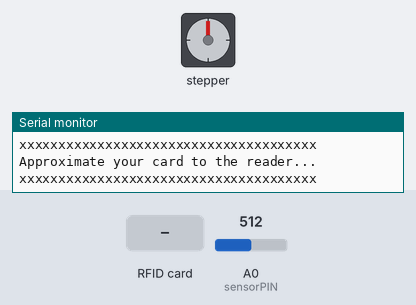
The sketch below on a simulated Arduino Mega 2560, built with avr-gcc and run on an emulated ATmega2560. Shown: stepper motor, the last lines printed to the serial monitor. The test bench sets the inputs (shaded band); at power-on: A0 (sensorPIN) = 512. Stepper angles assume 2048 steps per turn.

Above: at 1.2 s.
1.3 s: RFID card 42 1E A0 49 held to the reader
At 1.76 s:
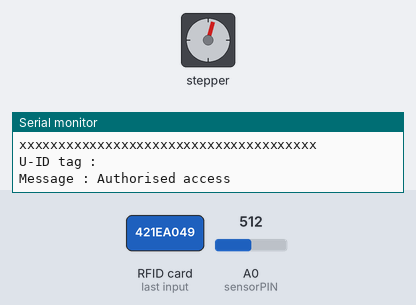
At 4.1 s:
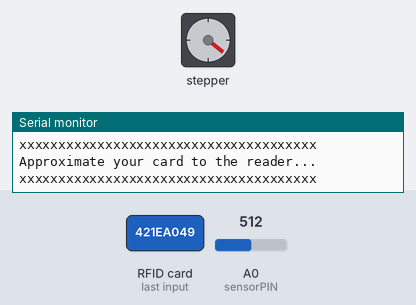
4.3 s: RFID card 42 1E A0 49 held to the reader
At 5.8 s:
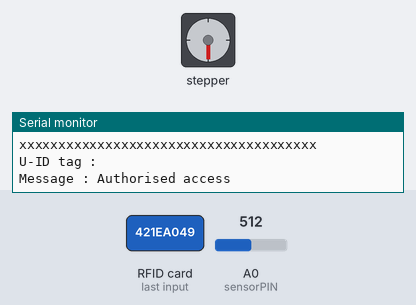
Timing chart, 0 to 7.3 s (numbered marks = the images above; inputs shaded):
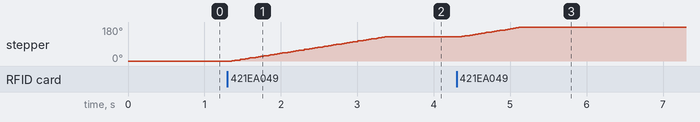

Measured:
- after the input at 1.3 s, stepper: turns 129° clockwise in 2.0 s, starting after 0.06 s
- after the input at 4.3 s, stepper: turns 51° clockwise in 0.78 s, starting after 0.07 s

The sketch:

PROTO_MAIN_Program.ino
```cpp
#include <pt.h>
#include <SPI.h>
#include <MFRC522.h>
#include <Stepper.h>

   // Motor Driver
#define motorPin1  44      // IN1 on the ULN2003 driver
#define motorPin2  45      // IN2 on the ULN2003 driver
#define motorPin3  46     // IN3 on the ULN2003 driver
#define motorPin4  47     // IN4 on the ULN2003 driver
    // Pot analog pin
#define sensorPIN A0

 // LED pins
#define LED1 5 // green
#define LED2 6 // red
#define LED3 7 // Any color

   // RFID SPI pins
#define SS_PIN 53
#define RST_PIN 9
MFRC522 mfrc522(SS_PIN, RST_PIN);

static struct pt pt1, pt2;

const int stepsPerRevolution = 32;

Stepper myStepper(stepsPerRevolution, motorPin1, motorPin3, motorPin2, motorPin4);

volatile int currentStep = 0;

//volatile unsigned long distance = 0; // Sonar distance

String content = ""; // Card ID content

bool auth_value = false;

unsigned int time2read;

// Motor rotating protothread function
static int pot2step(struct pt *pt) {

  PT_BEGIN(pt);
  while(1) {

      PT_YIELD_UNTIL(pt, auth_value == true);

      int newStep = map(analogRead(sensorPIN), 0, 1023, 0, 2047); // Mapped step Read Pot
      int changeStep = newStep - currentStep;

      if(newStep != currentStep && abs(changeStep) > 4 ) {  // Reduse Motor noise 4 step gap
        changeStep = constrain(changeStep, -32, 32); // Contrain into -32 - +32 the value
        myStepper.step(changeStep);
        currentStep += changeStep;
      }

    PT_YIELD(pt); // Let the other threads work

  }
  PT_END(pt);

}
static int proto_RFID522(struct pt *pt) {

  PT_BEGIN(pt);
  while(1) {
            Serial.println("Approximate your card to the reader...");
            Serial.println("xxxxxxxxxxxxxxxxxxxxxxxxxxxxxxxxxxxxxx");

            // Locked state
            digitalWrite(LED1, LOW);
            digitalWrite(LED2, LOW);
            digitalWrite(LED3, HIGH);

            content = "";
            auth_value = false;

            if ( !mfrc522.PICC_IsNewCardPresent())
                return 0;

            if ( !mfrc522.PICC_ReadCardSerial() )
                return 0;

            //mfrc522.PICC_DumpToSerial(&(mfrc522.uid));

            Serial.print("U-ID tag :");
            for (byte i = 0; i < mfrc522.uid.size; i++)
            {
                content.concat(String(mfrc522.uid.uidByte[i] < 0x10 ? " 0" : " "));
                content.concat(String(mfrc522.uid.uidByte[i], HEX));
            }
            Serial.println();
            Serial.print("Message : ");
            content.toUpperCase();

            // Access granted here
            if (content.substring(1) == "42 1E A0 49") // Access UID number
            {
                auth_value = true;
                Serial.println("Authorised access");
                Serial.println();
                digitalWrite(LED1, HIGH);
                digitalWrite(LED2, LOW);
                digitalWrite(LED3, LOW);
            }
            else {
                auth_value = false;
                Serial.println(" Access denied ");
                digitalWrite(LED1, LOW);
                digitalWrite(LED2, HIGH);
                digitalWrite(LED3, LOW);
            }

            //Serial.println(content.substring(1));
            time2read = millis() + 2000;
            PT_YIELD_UNTIL(pt, millis() >= time2read);
            //PT_YIELD_TIME_msec(2000); // 2 Seconds
            //PT_YIELD(pt);
        }

  PT_END(pt);
}

void setup()
{
  //Initialize the PThreads
  PT_INIT(&pt1);
  PT_INIT(&pt2);

  Serial.begin(9600);

  SPI.begin();
  mfrc522.PCD_Init();

  myStepper.setSpeed(700);
}
void loop()
{
    pot2step(&pt1);
    proto_RFID522(&pt2);
//  PT_SCHEDULE(proto_RFID522(&pt1));
}
```
